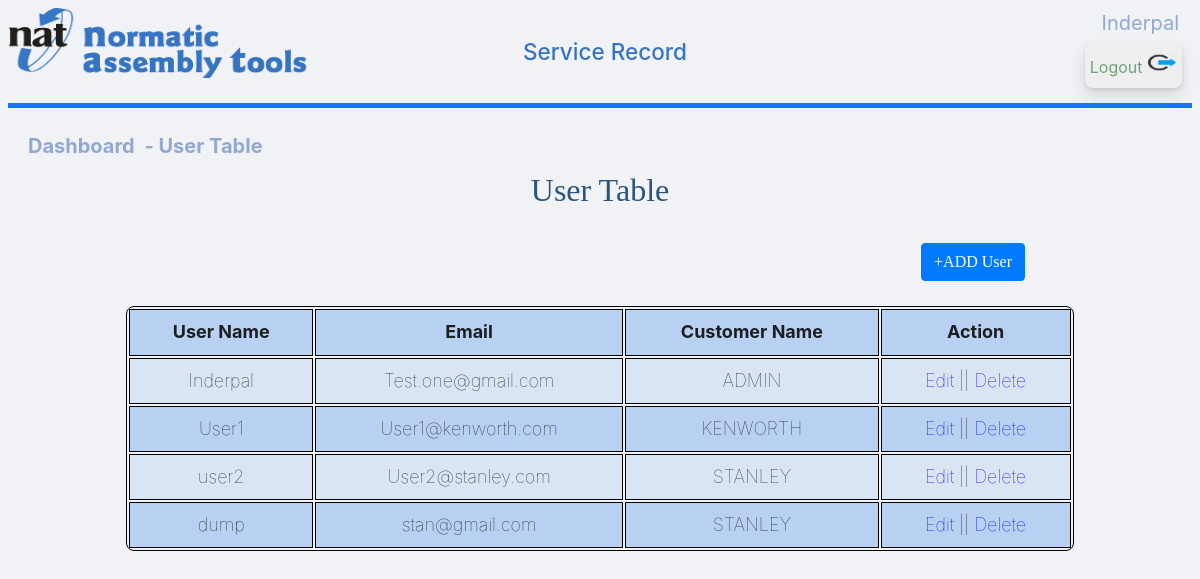
Page /usertable.php (signed in) on the committed database.
### tables this page shows
CREATE TABLE `users` (
  `id` int(11) NOT NULL,
  `username` varchar(50) NOT NULL,
  `email` varchar(50) NOT NULL,
  `password` varchar(50) NOT NULL,
  `create_datetime` datetime NOT NULL,
  `type` varchar(25) DEFAULT NULL
);

### usertable.php (the view, shortened to what this page needs)
<?php
require('db.php');
$sql = "SELECT * FROM users";
$result = $con->query($sql);
?>
<!DOCTYPE html>
<html lang="en">
<head>
    <link rel="stylesheet" href="style.css" />
</head>
<body>
    <div class='header'>
    <div>
        <img class="left" src="bulma.png" width="300px" height="70px"; margin-left:10px; >
        </div>
        <div class="center">
        <h4> Service Record </h4>
        </div>
        <button class="topright1 logout-button" > <a style="color: #0062148a;" href="logout.php"> Logout <img src='logout.jpeg' alt="Logout" height="21" width="30"> </a> </button>
        <div class="topright" id="naming" ><?php echo ucfirst($_SESSION['username']); ?></div>
    </div>
    <div class="left" id="tab"> <a id="naming" href="dashboard.php" target="_self" > Dashboard </a> <a id="naming" href="usertable.php" target="_self">  - User Table </a>
    </div>
 <h1> <br> User Table </h1>
<h2>
<link rel="stylesheet" type="text/css" href="button.css">
<div class="row">
  <div class="col">
  <div class="btn-toolbar float-right">
    <button class="btn btn-primary" style="margin: 12px;" > <a style="color: #fff"; href="registration.php"> +ADD User </a> </button>
  </div>
  </div>
</div>
</h2>
        <table id="tableMain">
            <tr>
                <th><b>User Name</b></th>
                <th><b>Email</b></th>
                <th><b>Customer Name</b></th>
                <td><b>Action</b></td>
            </tr>
            <?php
                while($rows=$result->fetch_assoc())
                {
             ?>
            <tr >
                <td ><?php echo $rows['username'];?></td>
                <td><?php echo $rows['email'];?></td>
                <td><?php echo $rows['type'];?></td>
                <td><a href="update_userinfo.php?id=<?php echo $rows['id'];?>">Edit</a> || <a href="usertable.php?del=<?php echo $rows['id'];?>"> Delete</a></td>
            </tr>
            <?php
                }
             ?>
        </table>
</body>
</html>

### style.css (style rules this page uses)
.header { font-family: -apple-system,BlinkMacSystemFont,"Segoe UI",Roboto,"Helvetica Neue",Arial,"Noto Sans",sans-serif,"Apple Color Emoji","Segoe UI Emoji","Segoe UI Symbol","Noto Color Emoji"; text-align: center; height:100px; border-bottom: 5px solid #1877f2; margin-bottom: 25px; }
body { background: #f0f2f5; color: #1c1e21; direction: ltr; line-height: 1.34; }
.logout-button { color: #0062148a !important; font-size: 16px !important; border: 2px !important; outline: 2px !important; cursor: pointer !important; border-radius: 8px !important; box-shadow: 0 2px 4px rgba(0, 0, 0, .1), 0 8px 16px rgba(0, 0, 0, .1) !important; box-sizing: border-box !important; margin: 10px auto !important; padding: 10px 5px 10px !important; }
h4 { font-size: 22.5px; color: #3674c3; margin-right: 290px; text-align: center; }
#naming { color: #92a8d1; margin-right: 5px; font-size: 20px; }
a { text-decoration: none; }
.topright { position: absolute; top: 10px; right: 16px; font-size: 18px; }
.topright1 { position: absolute; top: 32px; right: 18px; font-size: 18px; }
.left { float: left; }
.center { text-align-last: center; overflow: auto; border: 1px ; }
#tab { margin-left: 20px; font-size: 20px; font-weight: bold; }
table { margin: 0 auto; margin-bottom: 50px; font-size: large; width:80%; border: 1px solid black; border-radius: 8px; box-shadow: 0 2px 4px rgba(0, 0, 0, .1), 0 8px 16px rgba(0, 0, 0, .1); }
h1 { text-align: center; color: #2B547E; font-size: xx-large; font-family: 'Gill Sans', 'Gill Sans MT', ' Calibri', 'Trebuchet MS', 'sans-serif'; }
h2 { text-align: right; color: #2B547E; margin-right: 155px; font-size: inherit; font-family: 'Gill Sans', 'Gill Sans MT', ' Calibri', 'Trebuchet MS', 'sans-serif'; }
td { padding:7px; border:#4e95f4 1px solid; }
th, td { font-weight: bold; border: 1px solid black; padding: 10px; text-align: center; }
td { font-weight: lighter; }
Table tr:nth-child(odd) { background: #b8d1f3; }
Table tr:nth-child(even) { background: #dae5f4; }

### rows in the picture
users: username "Inderpal", email "Test.one@gmail.com", type "ADMIN"
users: username "User1", email "User1@kenworth.com", type "KENWORTH"
users: username "user2", email "User2@stanley.com", type "STANLEY"
users: username "dump", email "stan@gmail.com", type "STANLEY"

### other values in the picture
$_SESSION['username'] "Inderpal"
